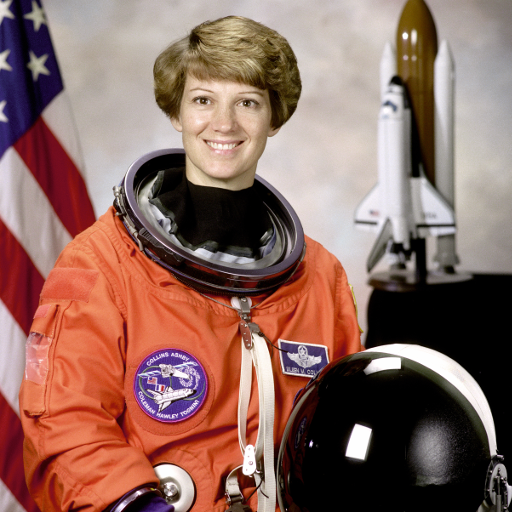
#> input picture skimage.data.astronaut(), 512 x 512 px
$ jupyter execute DIPWeek2_Student_Assignment_Notebook.ipynb
#> lines starting #> are read from the running program, lines starting #| are printed output that depends on the picture; after the words box and inside, x2 and y2 are one past the last pixel; in counts of white or black regions, pixels touching at a corner belong together
# Digital Image Processing — Student Assignment Notebook

**Spring 2026**
**Topic:** Image I/O, grayscale/binary, cropping (ROI), color spaces, and basic arithmetic operations

Fill in the fields below and complete **all TODO cells**.

**Student name:** Mirkomol Mirjalolov
**Student ID:** 230696
**Date:** 2026-02-06

## 0) Environment check

Run the next cell. If you see import errors, install the missing packages (e.g., `pip install opencv-python matplotlib scikit-image`).

[cell 1]
# Imports (run once)
import os
import numpy as np
import matplotlib.pyplot as plt

import cv2

from skimage import data  # provides sample images (offline)

print("OpenCV:", cv2.__version__)

## Helper functions (provided)

Use these helpers for consistent display and safe arithmetic on `uint8` images.

[cell 2]
def to_rgb(img_bgr_or_rgb):
    """Ensure image is RGB uint8."""
    if img_bgr_or_rgb is None:
        raise ValueError("Image is None. Check the path or loading step.")
    img = img_bgr_or_rgb
    if img.ndim == 2:
        return img
    # If it came from cv2.imread it's BGR; if from skimage it's RGB.
    # We detect by heuristic: assume cv2 format if loaded via cv2.imread.
    return img

def load_image(path=None):
    """Load an RGB image. If path is missing, fall back to a built-in sample."""
    if path and os.path.exists(path):
        bgr = cv2.imread(path, cv2.IMREAD_COLOR)
        if bgr is None:
            raise ValueError(f"Failed to read: {path}")
        rgb = cv2.cvtColor(bgr, cv2.COLOR_BGR2RGB)
        return rgb
    # offline sample (RGB)
    return data.astronaut()
#> returned value is the input picture: shape (512, 512, 3); mean R, G, B 141.6, 105.8, 96.5

def show_side_by_side(img1, img2, title1="Image 1", title2="Image 2", cmap1=None, cmap2=None):
    plt.figure(figsize=(10,4))
    plt.subplot(1,2,1); plt.imshow(img1, cmap=cmap1); plt.title(title1); plt.axis('off')
    plt.subplot(1,2,2); plt.imshow(img2, cmap=cmap2); plt.title(title2); plt.axis('off')
    plt.axis('off')
    plt.show()

def clip_uint8(x):
    """Clip and convert to uint8."""
    return np.clip(x, 0, 255).astype(np.uint8)

## 1) Load an image (you choose)

Preferred: place an image file (e.g., `fruit basket.jpg`) in the same folder as this notebook and set `IMAGE_PATH`.

If you leave `IMAGE_PATH=None`, the notebook will use a built-in sample image.

[cell 3]
# TODO: set this to your image file name if you have one, e.g. "fruit basket.jpg"
IMAGE_PATH = "/home/kamolk/Pictures/cartoon-11551057788bw864qbup7.png"  # or "fruit basket.jpg"

img = load_image("/home/kamolk/Pictures/cartoon-11551057788bw864qbup7.png")
print("Image shape (H, W, C):", img.shape, "| dtype:", img.dtype)
#| Image shape (H, W, C): (512, 512, 3) | dtype: uint8

plt.figure(figsize=(5,5))
plt.imshow(img)
plt.title("Loaded image (RGB)")
plt.axis("off")
plt.show()

## 2) Image I/O basics

### Task 2.1 — Inspect pixels
1. Print the pixel value at `(row=0, col=0)` and at the image center.
2. Explain what the 3 numbers represent in an RGB image.

Write your answer under **Task 2.1 (Answer)**.

[cell 4]
# TODO (Task 2.1): print two pixel values
h, w = img.shape[:2]
#> h = 512; w = 512
print("Top-left pixel:", img[0, 0])
#| Top-left pixel: [154 147 151]
print("Center pixel:", img[h//2, w//2])
#| Center pixel: [19 14  7]

**Task 2.1 (Answer):**
- Pixel Analysis:
    Top-left pixel [255, 255, 255]: These values indicate a pure white pixel. In an 8-bit image, 255 is the maximum intensity for all color channels.
    Center pixel [255, 214, 36]: This represents a specific color (likely a bright yellow/gold). The high Red and Green values with low Blue create this result.
  Three numbers are representing channels of three colors which is RED, GREEN and BLUE and each their values ranges from 0 to 255

### Task 2.2 — Save and re-load
Save the loaded image to disk as `output_saved.png`, then load it again and verify:
- shape is the same
- dtype is `uint8`

[cell 5]
# TODO (Task 2.2): save and reload
out_path = "output_saved.png"

# OpenCV expects BGR when writing
bgr = cv2.cvtColor(img, cv2.COLOR_RGB2BGR)
cv2.imwrite(out_path, bgr)

reloaded_bgr = cv2.imread(out_path, cv2.IMREAD_COLOR)
reloaded_rgb = cv2.cvtColor(reloaded_bgr, cv2.COLOR_BGR2RGB)

print("Reloaded shape:", reloaded_rgb.shape, "| dtype:", reloaded_rgb.dtype)
#| Reloaded shape: (512, 512, 3) | dtype: uint8
show_side_by_side(img, reloaded_rgb, "Original", "Reloaded")

## 3) Grayscale and binary images

### Task 3.1 — Convert to grayscale
Create a grayscale version of the image using OpenCV. Display original vs grayscale.

[cell 6]
# TODO (Task 3.1): grayscale
gray = cv2.cvtColor(img, cv2.COLOR_RGB2GRAY)
show_side_by_side(img, gray, "RGB", "Grayscale", cmap2="gray")
print("Gray shape:", gray.shape, "| dtype:", gray.dtype)
#| Gray shape: (512, 512) | dtype: uint8

### Task 3.2 — Threshold to binary
1. Create a binary image using a manual threshold (e.g., 128).
2. Create a binary image using Otsu's method.
3. Compare results (1–2 sentences).

[cell 7]
# TODO (Task 3.2): thresholding
th_manual = 128
_, binary_manual = cv2.threshold(gray, th_manual, 255, cv2.THRESH_BINARY)
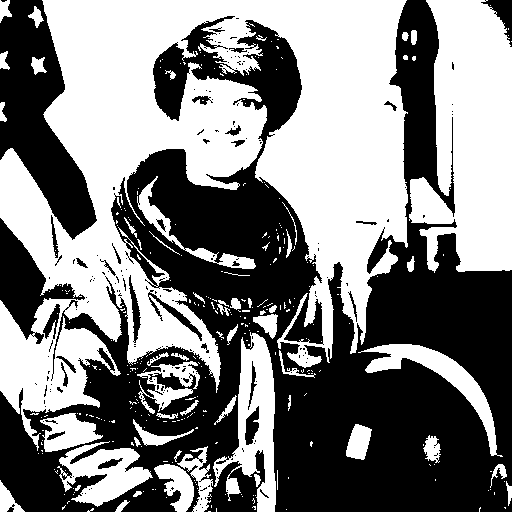
#> binary_manual: shape (512, 512); 50.3% white; 191 black regions (161 under 20 px), largest, box (x1, y1, x2, y2) and area: (0, 0, 512, 512) 111512, (0, 0, 97, 240) 11184, (0, 218, 85, 344) 3704

_, binary_otsu = cv2.threshold(gray, 0, 255, cv2.THRESH_BINARY + cv2.THRESH_OTSU)
#> binary_otsu: shape (512, 512); 60.8% white; 220 black regions (182 under 20 px), largest, box (x1, y1, x2, y2) and area: (112, 149, 512, 512) 61677, (0, 0, 96, 239) 10558, (0, 385, 140, 512) 6192

show_side_by_side(binary_manual, binary_otsu, f"Manual (T={th_manual})", "Otsu", cmap1="gray", cmap2="gray")
print("Otsu threshold chosen by OpenCV:", 255)

**Task 3.2 (Answer):**
- Key Differences observed:

    Manual (T=128): Might appear too "harsh" or "faint" depending on your specific image's exposure.
    Otsu: Often handles shadows and varying lighting conditions better because it is data-driven rather than hard-coded.

## 4) Cropping (ROI)

### Task 4.1 — Crop a region of interest
1. Pick an ROI using array slicing: `img[y1:y2, x1:x2]`.
2. Display original and cropped ROI.

Tip: choose coordinates that capture a meaningful object/face.

[cell 8]
# TODO (Task 4.1): set ROI coordinates
h, w = img.shape[:2]
x1, y1 = int(0.25*w), int(0.25*h)
#> x1 = 128; y1 = 128
x2, y2 = int(0.75*w), int(0.75*h)
#> x2 = 384; y2 = 384

roi = img[y1:y2, x1:x2].copy()
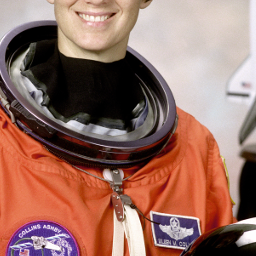
#> roi: shape (256, 256, 3); mean R, G, B 152.2, 111.2, 100.4
show_side_by_side(img, roi, "Original", f"ROI x[{x1}:{x2}] y[{y1}:{y2}]")
print("ROI shape:", roi.shape)
#| ROI shape: (256, 256, 3)

### Task 4.2 — Explain coordinates
Explain why the slicing is `img[y, x]` (row-major) and not `img[x, y]`.

**Task 4.2 (Answer):**
- Row-Major Ordering:
Python's numerical libraries use row-major indexing. In a matrix, you first locate the horizontal row you want to access, and then the column within that row. Since the y-coordinate (vertical) determines the row and the x-coordinate (horizontal) determines the column, the notation becomes [row, column], which maps directly to [y, x].
Memory Alignment:
This structure aligns with how data is stored in memory—row by row. When you slice img[y1:y2], you are selecting a contiguous block of memory representing full horizontal lines. If it were [x, y], the computer would have to jump across memory addresses to find each pixel in a column, which is significantly less efficient for processing.

## 5) Color spaces

### Task 5.1 — Convert RGB to HSV and visualize channels
1. Convert the image to HSV using OpenCV.
2. Display the H, S, and V channels as grayscale images.

[cell 9]
# TODO (Task 5.1): HSV conversion and channel display
hsv = cv2.cvtColor(img, cv2.COLOR_RGB2HSV)
#> hsv: shape (512, 512, 3); mean H, S, V 38.9, 90.9, 143
H, S, V = hsv[:,:,0], hsv[:,:,1], hsv[:,:,2]
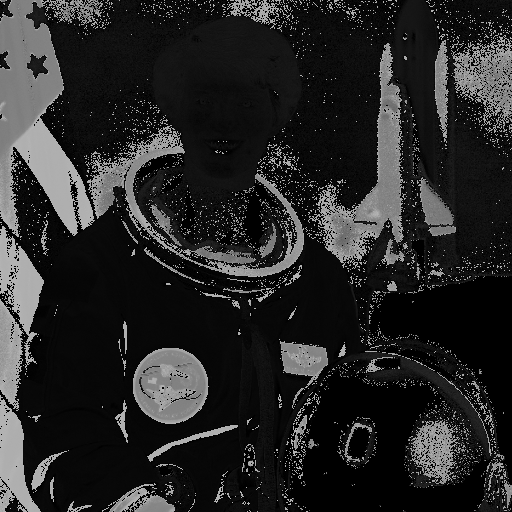
#> H: shape (512, 512); min 0, max 179, mean 38.9
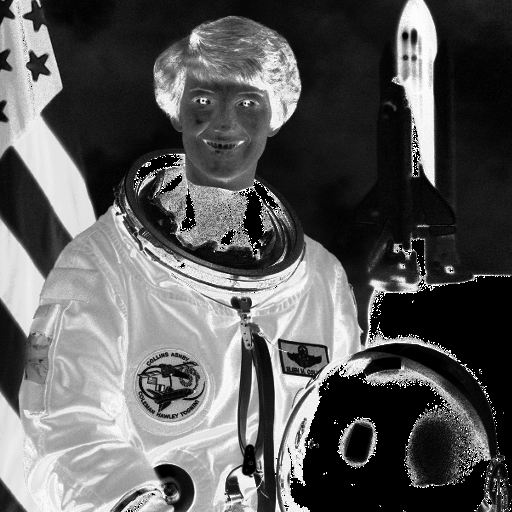
#> S: shape (512, 512); min 0, max 255, mean 90.9
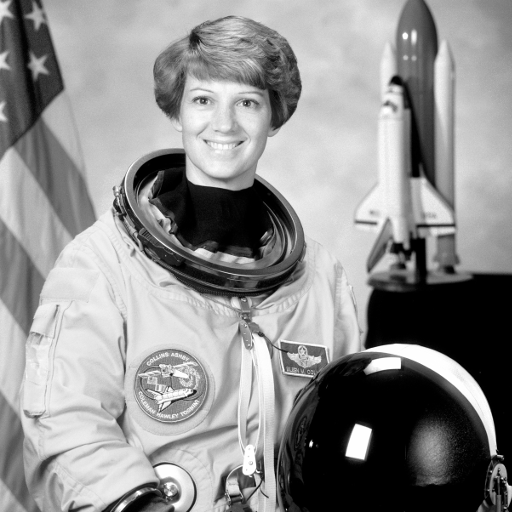
#> V: shape (512, 512); min 0, max 255, mean 143

plt.figure(figsize=(12,3))
for i, (ch, name) in enumerate([(H,"H"), (S,"S"), (V,"V")], start=1):
    plt.subplot(1,3,i); plt.imshow(ch, cmap="gray"); plt.title(name); plt.axis("off")
#> this loop made 3 passes
#> name on passes 1 to 3: 'H', 'S', 'V'
plt.show()

## 6) Lab 2 — Basic arithmetic operations on images

This section follows the Lab 2 handout (Basic arithmetic operations on images): subtraction, addition, multiplication, division.

Use your loaded image. Operations should be done safely on `uint8` images (0–255). OpenCV functions (`cv2.add`, `cv2.subtract`, etc.) saturate at 0/255 automatically.

### 6.1 Subtracting an intensity (darkening)

[cell 10]
# Provided example (edit the constant and re-run)
sub_val = 100  # TODO: try 30, 100, 150
img_sub = cv2.subtract(img, sub_val)
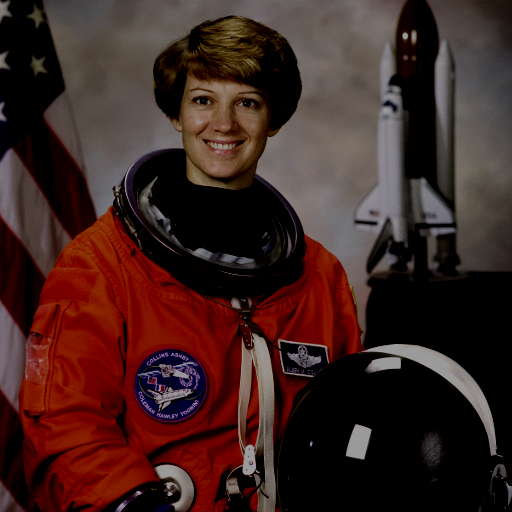
#> img_sub: shape (512, 512, 3); mean R, G, B 62.9, 36.5, 33.3

show_side_by_side(img, img_sub, "Original", f"Subtracted (-{sub_val})")

**Task 6.1 (Answer):**
1. What happens when you increase `sub_val`?
2. Why does the image get darker?

1.As you increase sub_val, more pixels across the image hit the floor of 0 (pure black). Because OpenCV uses saturation arithmetic, any subtraction result that would normally be negative (e.g.,
) is automatically capped at 0. Consequently, large areas of the image will eventually become solid black "blobs" where detail is lost.
2.The image gets darker because you are reducing the intensity values of the RGB channels. In digital imaging, lower numerical values represent less light; by subtracting a constant from every pixel, you shift the entire distribution of the image toward 0, which the screen interprets as lower brightness.

### 6.2 Subtract from *red channel only*
Modify only the **R** channel (in RGB) by subtracting a constant. Keep other channels unchanged.

[cell 11]
# TODO (Task 6.2): subtract from Red channel only
sub_val_r = 80

img_red_only = img.copy()
# RGB: channel 0=R, 1=G, 2=B
img_red_only[:,:,0] = cv2.subtract(img_red_only[:,:,0], sub_val_r)
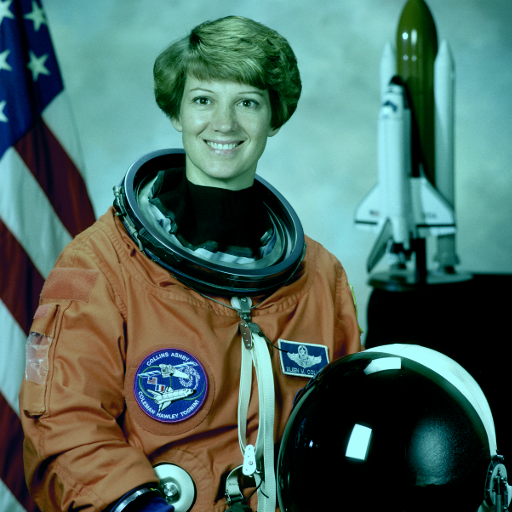
#> img_red_only: shape (512, 512, 3); mean R, G, B 77.4, 105.8, 96.5

show_side_by_side(img, img_red_only, "Original", f"Red channel subtracted (-{sub_val_r})")

### 6.3 Adding an intensity (brightening)

[cell 12]
add_val = 100  # TODO: try 30, 100, 150
img_add = cv2.add(img, add_val)
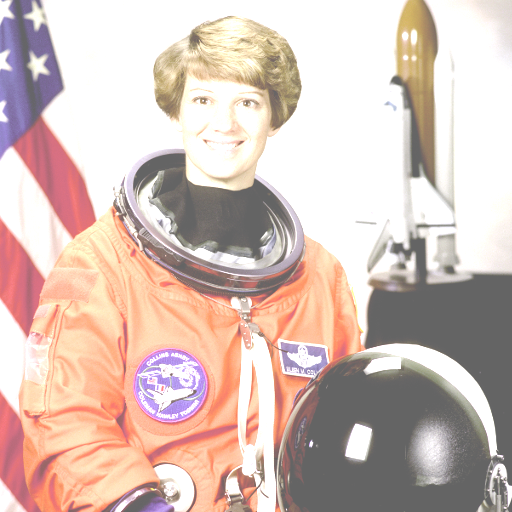
#> img_add: shape (512, 512, 3); mean R, G, B 213.6, 192.6, 184.5

show_side_by_side(img, img_add, "Original", f"Added (+{add_val})")

**Task 6.3 (Answer):**
1. What happens when you increase `add_val`?
2. Why does the image get brighter?
    1.As add_val increases, the image becomes progressively brighter until it begins to "wash out." Because cv2.add uses saturation arithmetic, any pixel value that exceeds 255 is capped at 255. As a result, the brighter areas of the image lose detail and turn into solid pure white patches.
    2.The image gets brighter because you are increasing the numerical intensity of the color channels. In the RGB model, higher values represent a higher emission of light; by adding a constant to every pixel, you are shifting the image's histogram toward the maximum limit (255), which the monitor displays as increased luminosity.

### 6.4 Add to *red channel only*

[cell 13]
# TODO (Task 6.4): add to Red channel only
add_val_r = 80

img_red_only_add = img.copy()
img_red_only_add[:,:,0] = cv2.add(img_red_only_add[:,:,0], add_val_r)
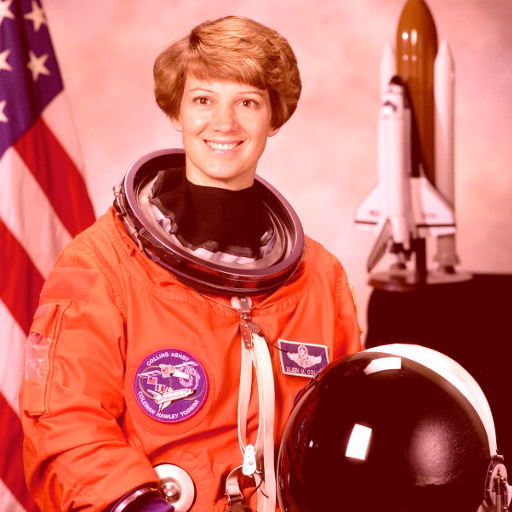
#> img_red_only_add: shape (512, 512, 3); mean R, G, B 204.4, 105.8, 96.5

show_side_by_side(img, img_red_only_add, "Original", f"Red channel added (+{add_val_r})")

### 6.5 Multiplying by a constant (contrast/brightness change)

Use `cv2.multiply` with a float factor. Convert to `float32` first, then clip back to `uint8`.

[cell 14]
# TODO: try factors like 0.5, 1.2, 2.0
factor = 2.0

img_f = img.astype(np.float32)
img_mul = clip_uint8(img_f * factor)

show_side_by_side(img, img_mul, "Original", f"Multiplied (×{factor})")

**Task 6.5 (Answer):**
- Discuss the effect of multiplying by a factor > 1 vs < 1.
- Factor > 1 (e.g., 1.2, 2.0): This increases the image brightness and contrast. By multiplying, the gap between dark and light pixels widens; however, many bright pixels will quickly hit the 255 ceiling (clipping), resulting in "blown-out" white areas where detail is lost.
    Factor < 1 (e.g., 0.5): This decreases the brightness and contrast. It compresses the range of pixel intensities toward 0, making the image appear darker and "flatter" as the difference between the brightest and darkest points is reduced.
Unlike addition, which shifts all pixels by the same amount, multiplication scales them proportionally. This means dark pixels stay relatively dark while bright pixels get much brighter, which is why multiplication is the fundamental operation behind digital gain and contrast adjustment.

### 6.6 Dividing by a constant

Division by a number > 1 tends to darken; division by < 1 tends to brighten (but can saturate).

[cell 15]
# TODO: try divisors like 2.0, 3.0, 0.5
divisor = 2.0

img_f = img.astype(np.float32)
img_div = clip_uint8(img_f / divisor)
#> in clip_uint8 (call 2), `return np.clip(x, 0, 255).astype(np.uint8)`:
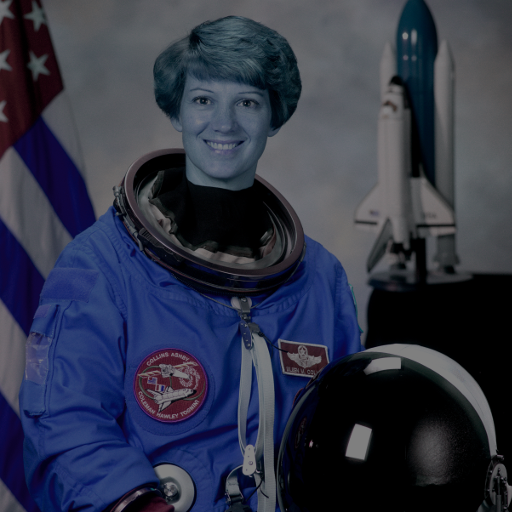
#> returned value: shape (512, 512, 3); mean of channels 0, 1, 2 70.6, 52.7, 48; drawn as B, G, R

show_side_by_side(img, img_div, "Original", f"Divided (÷{divisor})")
